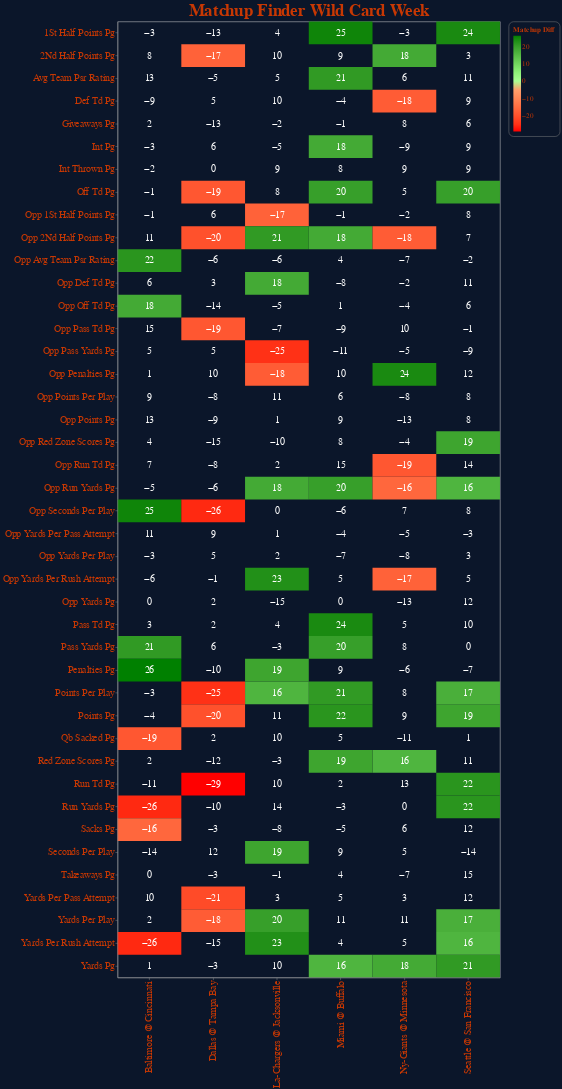

Source (notebook cell):
### Code cell
chart_title = "Matchup Finder Wild Card Week"
x_cfgs = {"shorthand":"matchup:O", "title": " "}
y_cfgs = {"shorthand":"Stat", "title":" "}
# background etc.
primary_color = "#0B162A" 
# font etc.
secondary_color = "#c83803"

chart = alt.Chart(df_heat, width=800, height=2000, title=chart_title).mark_rect()\
.encode(
    y=alt.Y(**y_cfgs,  axis=alt.Axis(labelLimit=600)),
    x=alt.X(**x_cfgs, axis=alt.Axis(labelLimit=600)),
    color=alt.Color(
        "_matchup_diff:Q", 
        scale=alt.Scale(range=['red','white','green']), 
        legend=alt.Legend(title='Matchup Diff'),
    ),
    tooltip=[
        alt.Tooltip("matchup", title="Game"),
        alt.Tooltip("Stat", title="Stat"),
        alt.Tooltip("Rank", title="Home Team Rank"),
        alt.Tooltip("2022", title="Home Team Stat Value"),
        alt.Tooltip("matchup_rank", title="Away Team Rank"),
        alt.Tooltip("matchup_value", title="Away Team Stat Value"),
        alt.Tooltip("matchup_diff", title="Rank Diff"),        
    ]
)

text = chart.mark_text(baseline='middle', fontSize=20).encode(
    text='matchup_diff:Q',
    color=alt.value('white')
    )


plot = (chart + text)\
.configure(background=primary_color)\
.configure_axis(gridColor="grey", gridDash=[6,4])\
.configure_axisLeft(labelColor=secondary_color, titleColor=secondary_color, labelFontSize=20, titleFontSize=20)\
.configure_axisBottom(labelColor=secondary_color, titleColor=secondary_color,labelFontSize=20, titleFontSize=20, labelLineHeight=500)\
.configure_title(color=secondary_color, fontSize=35)\
.configure_legend(labelColor=secondary_color, titleColor=secondary_color, strokeColor='gray', fillColor=primary_color, padding=10,cornerRadius=10, labelFontSize=15, titleFontSize=15)
plot.save("chart_json/matchup_finder.json")

plot

### Figure 1 — Vega-Lite specification as saved in the notebook (floating-point values rounded to 4 significant figures; data arrays with more than 128 entries replaced by an {"elided": "..."} marker saying what was removed)
{"config": {"view": {"continuousWidth": 400, "continuousHeight": 300}, "axis": {"gridColor": "grey", "gridDash": [6, 4]}, "axisBottom": {"labelColor": "#c83803", "labelFontSize": 20, "labelLineHeight": 500, "titleColor": "#c83803", "titleFontSize": 20}, "axisLeft": {"labelColor": "#c83803", "labelFontSize": 20, "titleColor": "#c83803", "titleFontSize": 20}, "background": "#0B162A", "legend": {"cornerRadius": 10, "fillColor": "#0B162A", "labelColor": "#c83803", "labelFontSize": 15, "padding": 10, "strokeColor": "gray", "titleColor": "#c83803", "titleFontSize": 15}, "title": {"color": "#c83803", "fontSize": 35}}, "layer": [{"mark": "rect", "encoding": {"color": {"type": "quantitative", "field": "_matchup_diff", "legend": {"title": "Matchup Diff"}, "scale": {"range": ["red", "white", "green"]}}, "tooltip": [{"type": "nominal", "field": "matchup", "title": "Game"}, {"type": "nominal", "field": "Stat", "title": "Stat"}, {"type": "quantitative", "field": "Rank", "title": "Home Team Rank"}, {"type": "quantitative", "field": "2022", "title": "Home Team Stat Value"}, {"type": "quantitative", "field": "matchup_rank", "title": "Away Team Rank"}, {"type": "quantitative", "field": "matchup_value", "title": "Away Team Stat Value"}, {"type": "quantitative", "field": "matchup_diff", "title": "Rank Diff"}], "x": {"type": "ordinal", "axis": {"labelLimit": 600}, "field": "matchup", "title": " "}, "y": {"type": "nominal", "axis": {"labelLimit": 600}, "field": "Stat", "title": " "}}, "height": 2000, "title": "Matchup Finder Wild Card Week", "width": 800}, {"mark": {"type": "text", "baseline": "middle", "fontSize": 20}, "encoding": {"color": {"value": "white"}, "text": {"type": "quantitative", "field": "matchup_diff"}, "tooltip": [{"type": "nominal", "field": "matchup", "title": "Game"}, {"type": "nominal", "field": "Stat", "title": "Stat"}, {"type": "quantitative", "field": "Rank", "title": "Home Team Rank"}, {"type": "quantitative", "field": "2022", "title": "Home Team Stat Value"}, {"type": "quantitative", "field": "matchup_rank", "title": "Away Team Rank"}, {"type": "quantitative", "field": "matchup_value", "title": "Away Team Stat Value"}, {"type": "quantitative", "field": "matchup_diff", "title": "Rank Diff"}], "x": {"type": "ordinal", "axis": {"labelLimit": 600}, "field": "matchup", "title": " "}, "y": {"type": "nominal", "axis": {"labelLimit": 600}, "field": "Stat", "title": " "}}, "height": 2000, "title": "Matchup Finder Wild Card Week", "width": 800}], "data": {"name": "data-738df827db7f1e7db0d354e9d678dabb"}, "$schema": "https://vega.github.io/schema/vega-lite/v4.8.1.json", "datasets": {"data-738df827db7f1e7db0d354e9d678dabb": {"elided": "252 records"}}}
